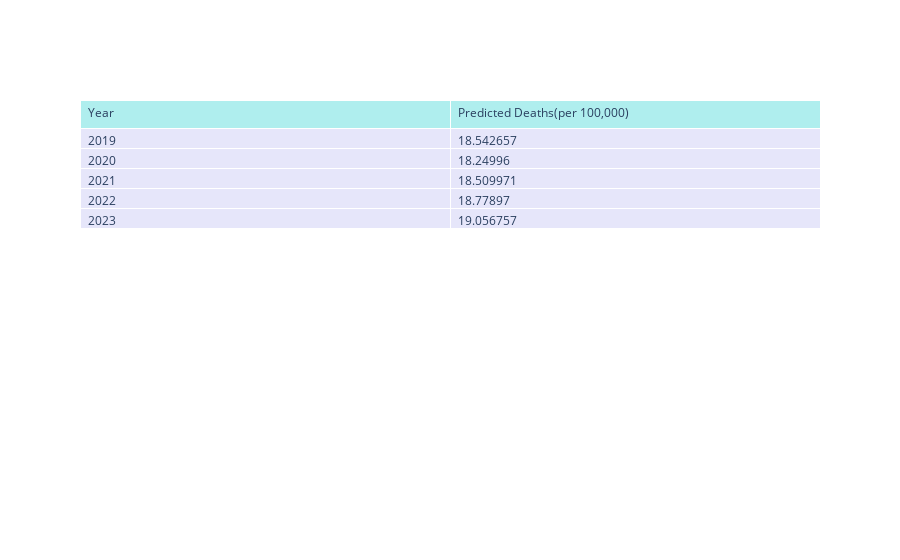

This figure's notebook cell:
### Code cell
fig = go.Figure(data=[go.Table(
    header=dict(values=list(fpp.columns),
                fill_color='paleturquoise',
                align='left'),
    cells=dict(values=[fpp.Year, fpp['Predicted Deaths(per 100,000)']],
               fill_color='lavender',
               align='left'),
)
])
fig.show()

### Figure 1 — Plotly figure (JSON) as saved in the notebook; plotly's stock layout.template omitted (floating-point values rounded to 4 significant figures)
{"data": [{"cells": {"align": "left", "fill": {"color": "lavender"}, "values": [[2019, 2020, 2021, 2022, 2023], [18.54, 18.25, 18.51, 18.78, 19.06]]}, "header": {"align": "left", "fill": {"color": "paleturquoise"}, "values": ["Year", "Predicted Deaths(per 100,000)"]}, "type": "table"}], "layout": {}}
